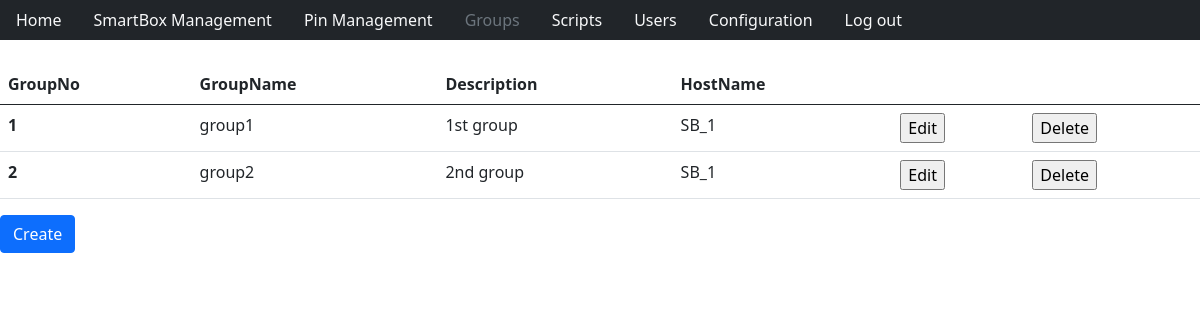
/groups.php (signed in), run on the app's committed database.
### tables this page shows
CREATE TABLE `groups` (
  `GroupNo` int(11) NOT NULL AUTO_INCREMENT,
  `GroupName` varchar(20) DEFAULT NULL,
  `Description` varchar(50) DEFAULT NULL,
  `HostName` varchar(16) DEFAULT NULL,
  PRIMARY KEY (`GroupNo`),
  KEY `HostName` (`HostName`),
  CONSTRAINT `group_ibfk_1` FOREIGN KEY (`HostName`) REFERENCES `smartboxes` (`HostName`) ON UPDATE CASCADE ON DELETE CASCADE
);

### groups.php (the view, shortened to what this page needs)
<?php
    include_once "htmlHead.php";
    include_once "databaseConnect.php";
    include_once "navigationBar.php";
?>
    <body>
        <?php
            if($_SESSION["userIsAdmin"]==0){
                $sqlStatement = $connection->prepare("SELECT * from groups where HostName=(select HostName from smartboxes where UserNo=(select UserNo from users where UserName=?)");
                $sqlStatement->bind_param("s", $_SESSION["currentUser"]);
                $sqlStatement->execute();
                $result = $sqlStatement->get_result();
            }else{
                $result = $connection->query("SELECT * from groups");
            }
            if ($result) {
                ?>
                <table class="table">
                    <thead>
                        <tr>
                            <th scope="col">GroupNo</th>
                            <th scope="col">GroupName</th>
                            <th scope="col">Description</th>
                            <th scope="col">HostName</th>
                            <th scope="col"></th>
                            <th scope="col"></th>
                        </tr>
                    </thead>
                    <tbody>
                        <?php
                        while ($row = $result->fetch_assoc()) {?>
                            <tr>
                                <th scope="row"><?= $row["GroupNo"] ?></th>
                                <td><?= $row["GroupName"] ?></td>
                                <td><?= $row["Description"] ?></td>
                                <td><?= $row["HostName"] ?></td>
                                <?php if($_SESSION["userIsAdmin"]==1){?>
                                    <td>
                                        <form method="POST">
                                            <input type="submit" value="Edit">
                                        </form>
                                    </td>
                                    <td>
                                        <form method="POST">
                                            <input type="submit" value="Delete">
                                        </form>
                                    </td>
                                <?php }?>
                            </tr>
                        <?php }?>
                    </tbody>
                </table>
<?php
            }  else {
                print "Something went wrong selecting data";
            }
        ?>
    <form action="" method="post">
        <input type="submit" class="btn btn-primary" value="Create">
    </form>
    </body>
</html>

### htmlHead.php (shortened to what this page needs)
<!DOCTYPE html>
<html>
<head>
    <link href="https://cdn.jsdelivr.net/npm/bootstrap@5.0.2/dist/css/bootstrap.min.css" rel="stylesheet">
</head>

### navigationBar.php
<ul class="nav bg-dark">
    <?php
        function addNavLink($pageLink,$pageText){
            $explodedLink=explode("/",$_SERVER["REQUEST_URI"]);
            $sizeExpLinkArray = sizeof($explodedLink);
            if($pageLink == $explodedLink[$sizeExpLinkArray-1])
            {
                ?>
                <li class="nav-item">
                    <a class="nav-link disabled" aria-current="page" href="<?=$pageLink?>"><?=$pageText?></a>
                </li>
                <?php
            }
            else {
                ?>
                <li class="nav-item">
                    <a class="nav-link text-light" aria-current="page" href="<?=$pageLink?>"><?=$pageText?></a>
                </li>
                <?php
            }
        }
            $navigationLinks=["index.php"=>"Home", "sbManagement.php"=>"SmartBox Management", "pinManagement.php"=>"Pin Management", "groups.php"=>"Groups", "script.php"=>"Scripts", "userManagement.php"=>"Users", "userConfiguration.php"=>"Configuration"];
            foreach ($navigationLinks as $key => $value) {
                    addNavLink($key,$value);
            }
    ?>
    <div class="float-end">
        <li class="nav-item">
            <a class="nav-link active text-light" aria-current="page" href="logout.php">Log out</a>
        </li>
    </div>
</ul>
<br>

### data on the page
groups: GroupNo "1", GroupName "group1", Description "1st group", HostName "SB_1"
groups: GroupNo "2", GroupName "group2", Description "2nd group", HostName "SB_1"

### other printed values
$pageText "Home"
$pageText "SmartBox Management"
$pageText "Pin Management"
$pageText "Scripts"
$pageText "Users"
$pageText "Configuration"
